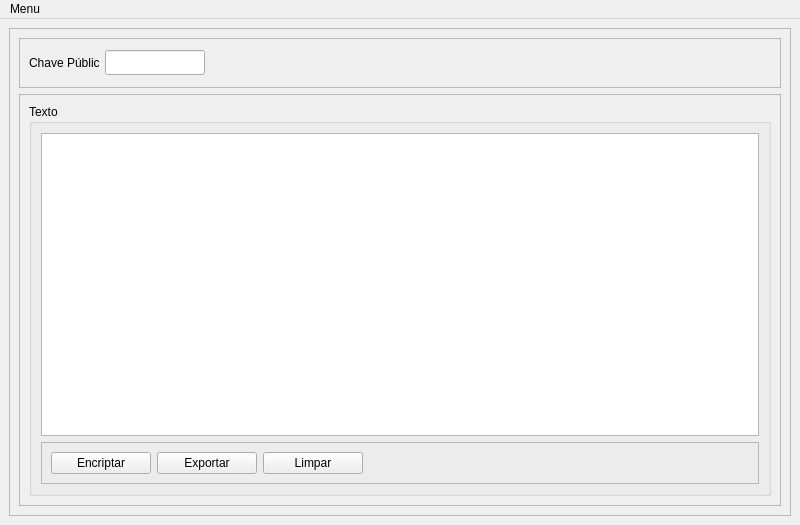
<?xml version="1.0" encoding="UTF-8"?>
<ui version="4.0">
 <class>MainWindow</class>
 <widget class="QMainWindow" name="MainWindow">
  <property name="geometry">
   <rect>
    <x>0</x>
    <y>0</y>
    <width>800</width>
    <height>525</height>
   </rect>
  </property>
  <property name="windowTitle">
   <string/>
  </property>
  <widget class="QWidget" name="centralwidget">
   <layout class="QVBoxLayout" name="verticalLayout_6">
    <property name="spacing">
     <number>0</number>
    </property>
    <property name="leftMargin">
     <number>0</number>
    </property>
    <property name="topMargin">
     <number>0</number>
    </property>
    <property name="rightMargin">
     <number>0</number>
    </property>
    <property name="bottomMargin">
     <number>0</number>
    </property>
    <item>
     <widget class="QStackedWidget" name="stackedWidget">
      <property name="enabled">
       <bool>true</bool>
      </property>
      <property name="currentIndex">
       <number>1</number>
      </property>
      <widget class="QWidget" name="Descriptar">
       <layout class="QVBoxLayout" name="verticalLayout">
        <item>
         <widget class="QFrame" name="frame_2">
          <property name="frameShape">
           <enum>QFrame::StyledPanel</enum>
          </property>
          <property name="frameShadow">
           <enum>QFrame::Raised</enum>
          </property>
          <layout class="QVBoxLayout" name="verticalLayout_2">
           <item>
            <widget class="QFrame" name="frame_3">
             <property name="sizePolicy">
              <sizepolicy hsizetype="Preferred" vsizetype="Expanding">
               <horstretch>0</horstretch>
               <verstretch>0</verstretch>
              </sizepolicy>
             </property>
             <property name="maximumSize">
              <size>
               <width>16777215</width>
               <height>50</height>
              </size>
             </property>
             <property name="frameShape">
              <enum>QFrame::StyledPanel</enum>
             </property>
             <property name="frameShadow">
              <enum>QFrame::Raised</enum>
             </property>
             <layout class="QHBoxLayout" name="horizontalLayout_2">
              <item>
               <widget class="QLabel" name="label_21">
                <property name="maximumSize">
                 <size>
                  <width>80</width>
                  <height>16777215</height>
                 </size>
                </property>
                <property name="text">
                 <string>Chave Privada:</string>
                </property>
               </widget>
              </item>
              <item>
               <widget class="QLineEdit" name="ln_descriptografar_chavePrivada">
                <property name="enabled">
                 <bool>false</bool>
                </property>
                <property name="maximumSize">
                 <size>
                  <width>200</width>
                  <height>30</height>
                 </size>
                </property>
                <property name="text">
                 <string/>
                </property>
                <property name="readOnly">
                 <bool>false</bool>
                </property>
               </widget>
              </item>
              <item>
               <widget class="QLabel" name="label_24">
                <property name="maximumSize">
                 <size>
                  <width>50</width>
                  <height>16777215</height>
                 </size>
                </property>
                <property name="text">
                 <string/>
                </property>
               </widget>
              </item>
              <item>
               <widget class="QLabel" name="label_22">
                <property name="maximumSize">
                 <size>
                  <width>80</width>
                  <height>16777215</height>
                 </size>
                </property>
                <property name="text">
                 <string>Chave Pública:</string>
                </property>
               </widget>
              </item>
              <item>
               <widget class="QLineEdit" name="ln_descriptografar_chavePublica">
                <property name="enabled">
                 <bool>false</bool>
                </property>
                <property name="maximumSize">
                 <size>
                  <width>200</width>
                  <height>30</height>
                 </size>
                </property>
                <property name="text">
                 <string/>
                </property>
                <property name="readOnly">
                 <bool>false</bool>
                </property>
               </widget>
              </item>
              <item>
               <widget class="QLabel" name="label_23">
                <property name="text">
                 <string/>
                </property>
               </widget>
              </item>
              <item>
               <widget class="QCheckBox" name="btn_descriptografar_editChave">
                <property name="maximumSize">
                 <size>
                  <width>100</width>
                  <height>30</height>
                 </size>
                </property>
                <property name="text">
                 <string>Editar Chave</string>
                </property>
               </widget>
              </item>
             </layout>
            </widget>
           </item>
           <item>
            <widget class="QFrame" name="frame_4">
             <property name="frameShape">
              <enum>QFrame::StyledPanel</enum>
             </property>
             <property name="frameShadow">
              <enum>QFrame::Raised</enum>
             </property>
             <layout class="QVBoxLayout" name="verticalLayout_3">
              <item>
               <widget class="QGroupBox" name="Texto_Descriptografar">
                <property name="title">
                 <string>Texto</string>
                </property>
                <layout class="QVBoxLayout" name="verticalLayout_9">
                 <item>
                  <widget class="QTextEdit" name="txed_descriptografar_texto"/>
                 </item>
                 <item>
                  <widget class="QFrame" name="frame_14">
                   <property name="frameShape">
                    <enum>QFrame::StyledPanel</enum>
                   </property>
                   <property name="frameShadow">
                    <enum>QFrame::Raised</enum>
                   </property>
                   <layout class="QHBoxLayout" name="horizontalLayout_7">
                    <item>
                     <widget class="QPushButton" name="btn_descriptografar_descriptar">
                      <property name="maximumSize">
                       <size>
                        <width>100</width>
                        <height>16777215</height>
                       </size>
                      </property>
                      <property name="text">
                       <string>Descriptar</string>
                      </property>
                     </widget>
                    </item>
                    <item>
                     <widget class="QPushButton" name="btn_descriptografar_exportar">
                      <property name="maximumSize">
                       <size>
                        <width>100</width>
                        <height>16777215</height>
                       </size>
                      </property>
                      <property name="text">
                       <string>Exportar</string>
                      </property>
                     </widget>
                    </item>
                    <item>
                     <widget class="QLabel" name="label_25">
                      <property name="text">
                       <string/>
                      </property>
                     </widget>
                    </item>
                   </layout>
                  </widget>
                 </item>
                </layout>
               </widget>
              </item>
             </layout>
            </widget>
           </item>
          </layout>
         </widget>
        </item>
       </layout>
      </widget>
      <widget class="QWidget" name="Encriptar">
       <layout class="QVBoxLayout" name="verticalLayout_13">
        <item>
         <widget class="QFrame" name="frame_11">
          <property name="frameShape">
           <enum>QFrame::StyledPanel</enum>
          </property>
          <property name="frameShadow">
           <enum>QFrame::Raised</enum>
          </property>
          <layout class="QVBoxLayout" name="verticalLayout_10">
           <item>
            <widget class="QFrame" name="frame_12">
             <property name="sizePolicy">
              <sizepolicy hsizetype="Preferred" vsizetype="Expanding">
               <horstretch>0</horstretch>
               <verstretch>0</verstretch>
              </sizepolicy>
             </property>
             <property name="maximumSize">
              <size>
               <width>16777215</width>
               <height>50</height>
              </size>
             </property>
             <property name="frameShape">
              <enum>QFrame::StyledPanel</enum>
             </property>
             <property name="frameShadow">
              <enum>QFrame::Raised</enum>
             </property>
             <layout class="QHBoxLayout" name="horizontalLayout_6">
              <item>
               <widget class="QLabel" name="label_10">
                <property name="maximumSize">
                 <size>
                  <width>70</width>
                  <height>16777215</height>
                 </size>
                </property>
                <property name="text">
                 <string>Chave Pública:</string>
                </property>
               </widget>
              </item>
              <item>
               <widget class="QLineEdit" name="ln_criptografar_chavePublica">
                <property name="sizePolicy">
                 <sizepolicy hsizetype="Expanding" vsizetype="Expanding">
                  <horstretch>0</horstretch>
                  <verstretch>0</verstretch>
                 </sizepolicy>
                </property>
                <property name="maximumSize">
                 <size>
                  <width>100</width>
                  <height>25</height>
                 </size>
                </property>
               </widget>
              </item>
              <item>
               <widget class="QLabel" name="label_11">
                <property name="text">
                 <string/>
                </property>
               </widget>
              </item>
             </layout>
            </widget>
           </item>
           <item>
            <widget class="QFrame" name="frame_13">
             <property name="frameShape">
              <enum>QFrame::StyledPanel</enum>
             </property>
             <property name="frameShadow">
              <enum>QFrame::Raised</enum>
             </property>
             <layout class="QVBoxLayout" name="verticalLayout_11">
              <item>
               <widget class="QGroupBox" name="Texto_Criptografar">
                <property name="title">
                 <string>Texto</string>
                </property>
                <layout class="QVBoxLayout" name="verticalLayout_12">
                 <item>
                  <widget class="QTextEdit" name="txed_criptografar_texto"/>
                 </item>
                 <item>
                  <widget class="QFrame" name="frame_15">
                   <property name="frameShape">
                    <enum>QFrame::StyledPanel</enum>
                   </property>
                   <property name="frameShadow">
                    <enum>QFrame::Raised</enum>
                   </property>
                   <layout class="QHBoxLayout" name="horizontalLayout_8">
                    <item>
                     <widget class="QPushButton" name="btn_criptografar_encriptar">
                      <property name="maximumSize">
                       <size>
                        <width>100</width>
                        <height>16777215</height>
                       </size>
                      </property>
                      <property name="text">
                       <string>Encriptar</string>
                      </property>
                     </widget>
                    </item>
                    <item>
                     <widget class="QPushButton" name="btn_criptografar_exportar">
                      <property name="maximumSize">
                       <size>
                        <width>100</width>
                        <height>16777215</height>
                       </size>
                      </property>
                      <property name="text">
                       <string>Exportar</string>
                      </property>
                     </widget>
                    </item>
                    <item>
                     <widget class="QPushButton" name="btn_criptografar_limpar">
                      <property name="maximumSize">
                       <size>
                        <width>100</width>
                        <height>16777215</height>
                       </size>
                      </property>
                      <property name="text">
                       <string>Limpar</string>
                      </property>
                     </widget>
                    </item>
                    <item>
                     <widget class="QLabel" name="label_12">
                      <property name="text">
                       <string/>
                      </property>
                     </widget>
                    </item>
                   </layout>
                  </widget>
                 </item>
                </layout>
               </widget>
              </item>
             </layout>
            </widget>
           </item>
          </layout>
         </widget>
        </item>
       </layout>
      </widget>
      <widget class="QWidget" name="Chave">
       <layout class="QVBoxLayout" name="verticalLayout_4">
        <item>
         <widget class="QFrame" name="frame">
          <property name="frameShape">
           <enum>QFrame::StyledPanel</enum>
          </property>
          <property name="frameShadow">
           <enum>QFrame::Raised</enum>
          </property>
          <layout class="QVBoxLayout" name="verticalLayout_5">
           <property name="spacing">
            <number>0</number>
           </property>
           <property name="leftMargin">
            <number>0</number>
           </property>
           <property name="topMargin">
            <number>0</number>
           </property>
           <property name="rightMargin">
            <number>0</number>
           </property>
           <property name="bottomMargin">
            <number>0</number>
           </property>
           <item>
            <widget class="QGroupBox" name="Chaves_Sistema">
             <property name="sizePolicy">
              <sizepolicy hsizetype="Preferred" vsizetype="Expanding">
               <horstretch>0</horstretch>
               <verstretch>0</verstretch>
              </sizepolicy>
             </property>
             <property name="maximumSize">
              <size>
               <width>16777215</width>
               <height>70</height>
              </size>
             </property>
             <property name="title">
              <string>Chaves no Sistema</string>
             </property>
             <layout class="QHBoxLayout" name="horizontalLayout_3">
              <item>
               <widget class="QLabel" name="label_3">
                <property name="maximumSize">
                 <size>
                  <width>80</width>
                  <height>16777215</height>
                 </size>
                </property>
                <property name="text">
                 <string>Chave Privada:</string>
                </property>
               </widget>
              </item>
              <item>
               <widget class="QLineEdit" name="ln_chaveSistema_chavePrivada">
                <property name="enabled">
                 <bool>true</bool>
                </property>
                <property name="maximumSize">
                 <size>
                  <width>200</width>
                  <height>30</height>
                 </size>
                </property>
                <property name="text">
                 <string/>
                </property>
                <property name="readOnly">
                 <bool>true</bool>
                </property>
               </widget>
              </item>
              <item>
               <widget class="QLabel" name="label_9">
                <property name="maximumSize">
                 <size>
                  <width>50</width>
                  <height>16777215</height>
                 </size>
                </property>
                <property name="text">
                 <string/>
                </property>
               </widget>
              </item>
              <item>
               <widget class="QLabel" name="label_5">
                <property name="maximumSize">
                 <size>
                  <width>80</width>
                  <height>16777215</height>
                 </size>
                </property>
                <property name="text">
                 <string>Chave Pública:</string>
                </property>
               </widget>
              </item>
              <item>
               <widget class="QLineEdit" name="ln_chaveSistema_chavePublica">
                <property name="enabled">
                 <bool>true</bool>
                </property>
                <property name="maximumSize">
                 <size>
                  <width>200</width>
                  <height>30</height>
                 </size>
                </property>
                <property name="text">
                 <string/>
                </property>
                <property name="readOnly">
                 <bool>true</bool>
                </property>
               </widget>
              </item>
              <item>
               <widget class="QLabel" name="label_7">
                <property name="maximumSize">
                 <size>
                  <width>200</width>
                  <height>16777215</height>
                 </size>
                </property>
                <property name="text">
                 <string/>
                </property>
               </widget>
              </item>
              <item>
               <widget class="QCheckBox" name="btn_chaveSistema_editarChave">
                <property name="sizePolicy">
                 <sizepolicy hsizetype="Expanding" vsizetype="Expanding">
                  <horstretch>0</horstretch>
                  <verstretch>0</verstretch>
                 </sizepolicy>
                </property>
                <property name="maximumSize">
                 <size>
                  <width>100</width>
                  <height>30</height>
                 </size>
                </property>
                <property name="text">
                 <string>Editar Chave</string>
                </property>
               </widget>
              </item>
             </layout>
            </widget>
           </item>
           <item>
            <widget class="QFrame" name="frame_7">
             <property name="frameShape">
              <enum>QFrame::StyledPanel</enum>
             </property>
             <property name="frameShadow">
              <enum>QFrame::Raised</enum>
             </property>
             <layout class="QVBoxLayout" name="verticalLayout_7">
              <property name="leftMargin">
               <number>0</number>
              </property>
              <property name="topMargin">
               <number>0</number>
              </property>
              <property name="rightMargin">
               <number>0</number>
              </property>
              <property name="bottomMargin">
               <number>0</number>
              </property>
              <item>
               <widget class="QFrame" name="frame_10">
                <property name="sizePolicy">
                 <sizepolicy hsizetype="Preferred" vsizetype="Expanding">
                  <horstretch>0</horstretch>
                  <verstretch>0</verstretch>
                 </sizepolicy>
                </property>
                <property name="maximumSize">
                 <size>
                  <width>16777215</width>
                  <height>30</height>
                 </size>
                </property>
                <property name="frameShape">
                 <enum>QFrame::StyledPanel</enum>
                </property>
                <property name="frameShadow">
                 <enum>QFrame::Raised</enum>
                </property>
               </widget>
              </item>
              <item>
               <widget class="QGroupBox" name="gp_novaChave">
                <property name="sizePolicy">
                 <sizepolicy hsizetype="Preferred" vsizetype="Expanding">
                  <horstretch>0</horstretch>
                  <verstretch>0</verstretch>
                 </sizepolicy>
                </property>
                <property name="maximumSize">
                 <size>
                  <width>16777215</width>
                  <height>150</height>
                 </size>
                </property>
                <property name="title">
                 <string>Nova Chave</string>
                </property>
                <layout class="QVBoxLayout" name="verticalLayout_8">
                 <property name="spacing">
                  <number>0</number>
                 </property>
                 <property name="leftMargin">
                  <number>0</number>
                 </property>
                 <property name="topMargin">
                  <number>0</number>
                 </property>
                 <property name="rightMargin">
                  <number>0</number>
                 </property>
                 <property name="bottomMargin">
                  <number>0</number>
                 </property>
                 <item>
                  <widget class="QFrame" name="frame_9">
                   <property name="maximumSize">
                    <size>
                     <width>16777215</width>
                     <height>50</height>
                    </size>
                   </property>
                   <property name="frameShape">
                    <enum>QFrame::StyledPanel</enum>
                   </property>
                   <property name="frameShadow">
                    <enum>QFrame::Raised</enum>
                   </property>
                   <layout class="QHBoxLayout" name="horizontalLayout_4">
                    <item>
                     <widget class="QPushButton" name="btn_nChave_gerarChave">
                      <property name="maximumSize">
                       <size>
                        <width>100</width>
                        <height>30</height>
                       </size>
                      </property>
                      <property name="text">
                       <string>Gerar Chave</string>
                      </property>
                     </widget>
                    </item>
                    <item>
                     <widget class="QPushButton" name="btn_nChave_inserirSistema">
                      <property name="maximumSize">
                       <size>
                        <width>100</width>
                        <height>30</height>
                       </size>
                      </property>
                      <property name="text">
                       <string>Inserir ao Sistema</string>
                      </property>
                     </widget>
                    </item>
                    <item>
                     <widget class="QPushButton" name="btn_nChave_exportChave">
                      <property name="maximumSize">
                       <size>
                        <width>100</width>
                        <height>30</height>
                       </size>
                      </property>
                      <property name="text">
                       <string>Exportar Chave</string>
                      </property>
                     </widget>
                    </item>
                    <item>
                     <widget class="QLabel" name="label_8">
                      <property name="text">
                       <string/>
                      </property>
                     </widget>
                    </item>
                   </layout>
                  </widget>
                 </item>
                 <item>
                  <widget class="QFrame" name="frame_5">
                   <property name="sizePolicy">
                    <sizepolicy hsizetype="Preferred" vsizetype="Expanding">
                     <horstretch>0</horstretch>
                     <verstretch>0</verstretch>
                    </sizepolicy>
                   </property>
                   <property name="maximumSize">
                    <size>
                     <width>16777215</width>
                     <height>50</height>
                    </size>
                   </property>
                   <property name="frameShape">
                    <enum>QFrame::StyledPanel</enum>
                   </property>
                   <property name="frameShadow">
                    <enum>QFrame::Raised</enum>
                   </property>
                   <layout class="QHBoxLayout" name="horizontalLayout">
                    <item>
                     <widget class="QLabel" name="label_4">
                      <property name="maximumSize">
                       <size>
                        <width>80</width>
                        <height>16777215</height>
                       </size>
                      </property>
                      <property name="text">
                       <string>Chave Privada:</string>
                      </property>
                     </widget>
                    </item>
                    <item>
                     <widget class="QLineEdit" name="ln_nChave_chavePrivada">
                      <property name="enabled">
                       <bool>false</bool>
                      </property>
                      <property name="maximumSize">
                       <size>
                        <width>200</width>
                        <height>30</height>
                       </size>
                      </property>
                      <property name="text">
                       <string/>
                      </property>
                      <property name="readOnly">
                       <bool>true</bool>
                      </property>
                     </widget>
                    </item>
                    <item>
                     <widget class="QLabel" name="label_6">
                      <property name="maximumSize">
                       <size>
                        <width>80</width>
                        <height>16777215</height>
                       </size>
                      </property>
                      <property name="text">
                       <string>Chave Pública:</string>
                      </property>
                     </widget>
                    </item>
                    <item>
                     <widget class="QLineEdit" name="ln_nchave_chavePublica">
                      <property name="enabled">
                       <bool>false</bool>
                      </property>
                      <property name="maximumSize">
                       <size>
                        <width>200</width>
                        <height>30</height>
                       </size>
                      </property>
                      <property name="text">
                       <string/>
                      </property>
                      <property name="readOnly">
                       <bool>true</bool>
                      </property>
                     </widget>
                    </item>
                   </layout>
                  </widget>
                 </item>
                 <item>
                  <widget class="QFrame" name="frame_6">
                   <property name="sizePolicy">
                    <sizepolicy hsizetype="Preferred" vsizetype="Expanding">
                     <horstretch>0</horstretch>
                     <verstretch>0</verstretch>
                    </sizepolicy>
                   </property>
                   <property name="frameShape">
                    <enum>QFrame::StyledPanel</enum>
                   </property>
                   <property name="frameShadow">
                    <enum>QFrame::Raised</enum>
                   </property>
                   <layout class="QHBoxLayout" name="horizontalLayout_5"/>
                  </widget>
                 </item>
                </layout>
               </widget>
              </item>
              <item>
               <widget class="QFrame" name="frame_8">
                <property name="sizePolicy">
                 <sizepolicy hsizetype="Preferred" vsizetype="Expanding">
                  <horstretch>0</horstretch>
                  <verstretch>0</verstretch>
                 </sizepolicy>
                </property>
                <property name="frameShape">
                 <enum>QFrame::StyledPanel</enum>
                </property>
                <property name="frameShadow">
                 <enum>QFrame::Raised</enum>
                </property>
               </widget>
              </item>
             </layout>
            </widget>
           </item>
          </layout>
         </widget>
        </item>
       </layout>
      </widget>
     </widget>
    </item>
   </layout>
  </widget>
  <widget class="QMenuBar" name="menubar">
   <property name="geometry">
    <rect>
     <x>0</x>
     <y>0</y>
     <width>800</width>
     <height>21</height>
    </rect>
   </property>
   <widget class="QMenu" name="menuMenu">
    <property name="title">
     <string>Menu</string>
    </property>
    <addaction name="actionEncriptar"/>
    <addaction name="actionDescriptar"/>
    <addaction name="actionGerar_Chaves"/>
   </widget>
   <addaction name="menuMenu"/>
  </widget>
  <action name="actionDescriptar">
   <property name="text">
    <string>Descriptar</string>
   </property>
  </action>
  <action name="actionGerar_Chaves">
   <property name="text">
    <string>Gerar Chave</string>
   </property>
  </action>
  <action name="actionEncriptar">
   <property name="text">
    <string>Encriptar</string>
   </property>
  </action>
  <action name="actionOp_es">
   <property name="text">
    <string>Opções</string>
   </property>
  </action>
 </widget>
 <resources/>
 <connections/>
</ui>
